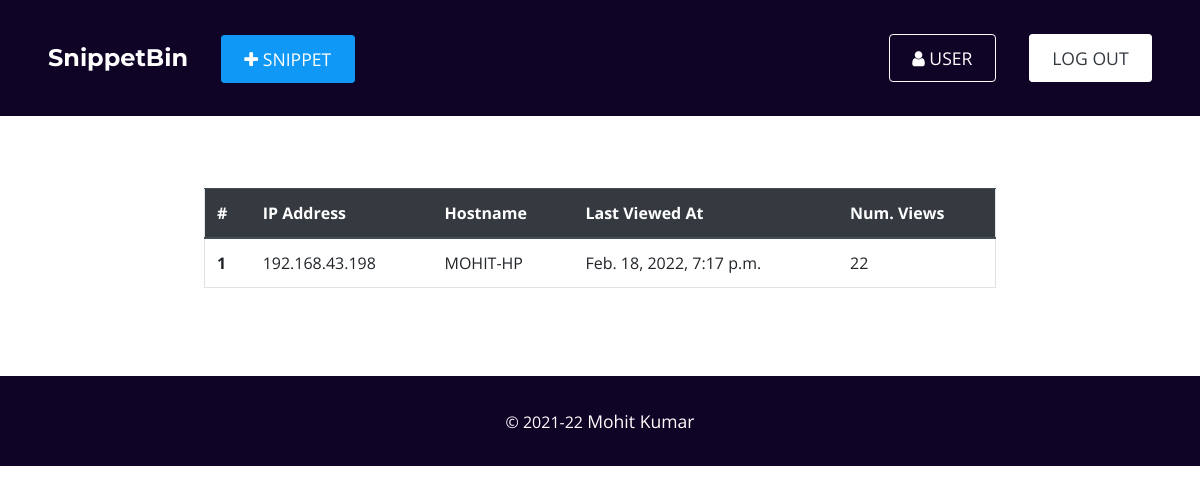
/snippet/445a6fa3779d4a0096cf63995274e665/statistics/ (signed in), run on the app's committed database.
### snippet/models.py (models this page shows, shortened)
class SnipetTracker(models.Model):
  id = models.UUIDField(default = uuid.uuid4, unique = True, primary_key = True, editable = False)
  snippet = models.ForeignKey(Snippet, on_delete = models.CASCADE)
  hostname = models.CharField(max_length = 255)
  ip_addr = models.CharField(max_length = 255)
  count = models.IntegerField(default = 0)
  viewed_at = models.DateTimeField(auto_now = True)

### snippet/views.py (the view)
# urls.py: path('<str:sid>/statistics/', views.snippet_statistics_view, name = 'snippet_statitics')
@login_required(login_url = 'account:login')
def snippet_statistics_view(request, sid):
  try:
    snippet_obj = Snippet.objects.get(id = sid)
  except Snippet.DoesNotExist:
    messages.error(request, f'No snippet with id {sid} exists')
    return redirect('home:home')
  except:
    messages.error(request, f'No snippet with id {sid} exists')
    return redirect('home:home')
  stats = snippet_obj.snipettracker_set.all().order_by('-viewed_at')
  context = {'stats': stats}
  return render(request, 'snippet/snippet-stats.html', context)

### snippet/templates/snippet/snippet-stats.html (shortened to what this page needs)
{% extends 'base.html' %}
{% load static %}
{% block content %}
<div class="mk-container">
  <table class="table border">
    <thead class="thead-dark">
      <tr>
        <th scope="col">#</th>
        <th scope="col">IP Address</th>
        <th scope="col">Hostname</th>
        <th scope="col">Last Viewed At</th>
        <th scope="col">Num. Views</th>
      </tr>
    </thead>
    <tbody>
      {% if stats %}
        {% for stat in stats %}
          <tr>
            <th scope="row">{{ forloop.counter }}</th>
            <td>{{ stat.ip_addr }}</td>
            <td>{{ stat.hostname }}</td>
            <td>{{ stat.viewed_at }}</td>
            <td>{{ stat.count }}</td>
          </tr>
        {% endfor %}
      {% else %}
        <tr>
          <td colspan="4">No one have opened this snippet yet</td>
        </tr>
      {% endif %}
    </tbody>
  </table>
</div>
{% endblock content %}

### static/css/style.css (style rules this page uses)
:root { --black: #000000; --black-light: #2c3333; --white: #ffffff; --grey: #f5f5f5; --dark-grey: #aaaaaa; --blue: #1098f7; --pink: #b89e97; --lightpink: #b89e97; --green: #1efc1e; --dark-purple: #0f0326; --red: #ff0000; --font-primary: 'Open Sans', sans-serif; --font-secondary: 'Roboto Slab', serif; --font-fancy: 'Montserrat', sans-serif; }
body { margin: 0; padding: 0; box-sizing: border-box; font-family: var(--font-primary); }
.mk-container { margin: 3rem auto; padding: 1.5rem; width: 70%; }

### data on the page
SnipetTracker: ip_addr "192.168.43.198", hostname "MOHIT-HP", viewed_at "Feb. 18, 2022, 7:17 p.m.", count "22"
